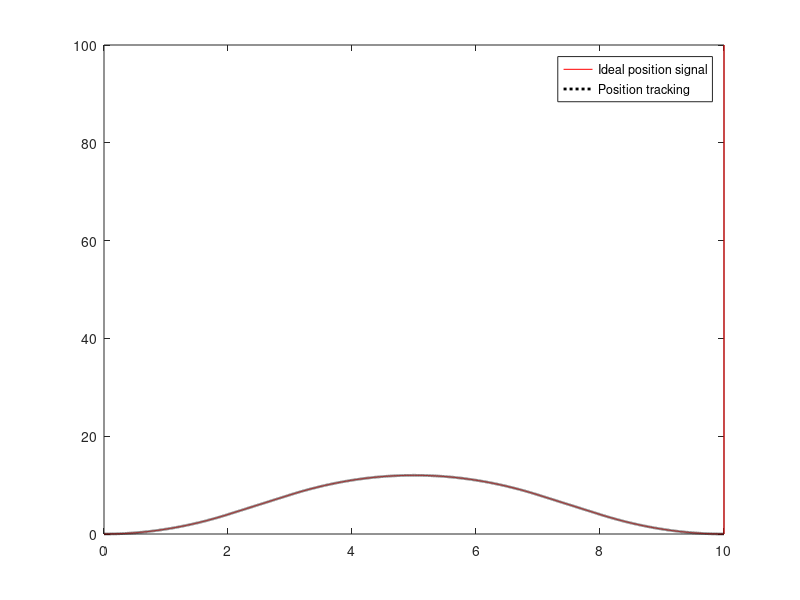
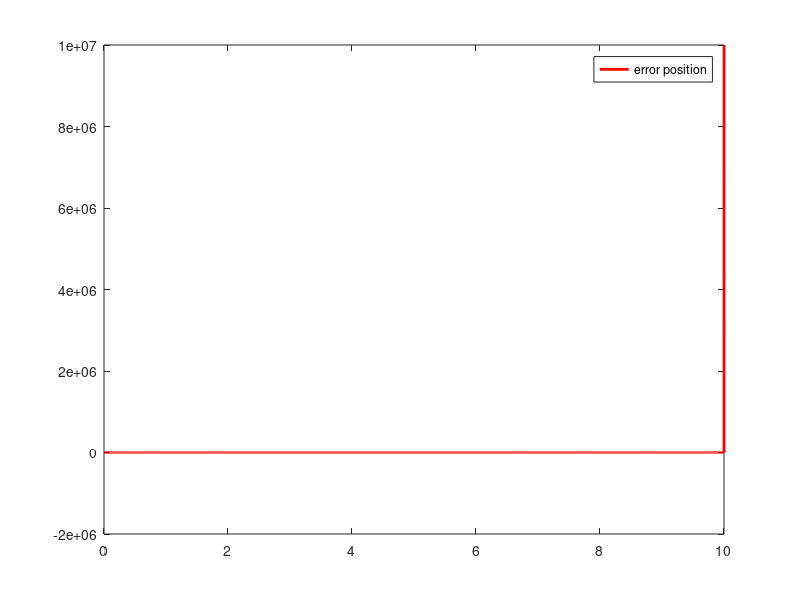
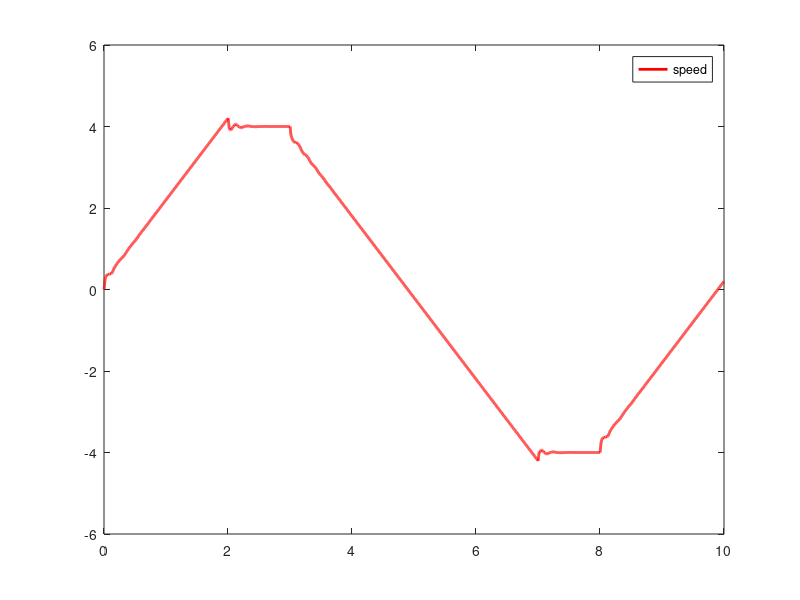
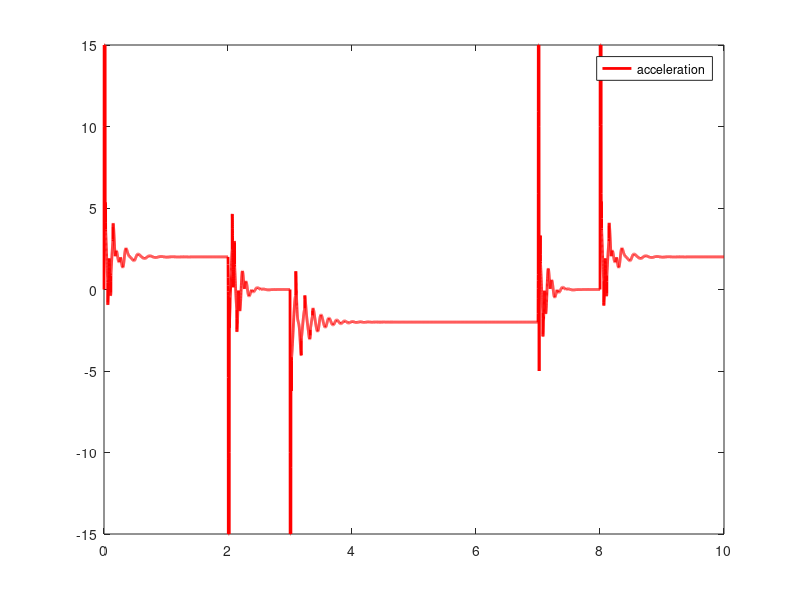

Source code (MATLAB) for these figures, in order:
% matlab中文只能识别gbk编码的，故这个文件为gbk编码
% 关闭其他窗口,
clear all;
close all;

% 时钟周期取为为0.5ms, 此处单位为秒,故为0.0005s
period_time=0.0005;

% 被控系统仿真,简单处理为一个速度惯性环节和一个速度积分环节
% 被控对象取成 Y = 1 / ((T * s + 1) * s), 下面T取0.1
servo_sys=tf(1, [0.1,1,0]);
% 受控对象Z变换
dservo_sys=c2d(servo_sys,period_time,'z');
[servo_num,servo_den]=tfdata(dservo_sys,'v');

% 前馈滤波常数,为一阶互补滤波[y(n) = a * x + b * y(n - 1), b = 1 - a]
feedfoword_fliter_a = 475 / 1024;feedfoword_fliter_b = 549 / 1024;

% u为输出速度,u_1为计算过程中的u(k),u_2为计算过程中的u(k-1),u_3为计算过程中的u(k-2)
u_1=0.0;u_2=0.0;u_3=0.0;

% y为输出位置,yd为目标位置,下标1,2,3为过程中计算量
yd_1=0;yd_2=0;yd_3=0;
y_1=0;y_2=0;y_3=0;

% v为前馈速度,下标意义同上
v_1=0;v_2=0;v_3=0;

% kp,kvff,kaff初值,kp单位Hz,kvff无量纲,kaff单位s
kp_0=200 * 1000 / 2048;kvff=1;kaff=0;

% 位置限制,单位0.01mm
limit_position = 30;
% 当前误差,单位0.01mm
cur_e = 0;
kp=kp_0;
% 最大加加速度,最大加速度(m/s^2),最大速度(m/s)
limit_Tc = 5;limit_acc = 15;limit_u = 5;
% 接收的最大前馈速度(m/s),接受的最大前馈加速度(m/s^2)
limit_v = 5;limit_facc = 0.1;

% 计算时的输入向量,x(1)为e,单位为(m)
% x(2)为前馈速度,单位为(m/s),x(3)为前馈加速度单位为(m/s^2)
x=[0,0,0]';

% 总仿真时间为 20000 * period_time = 10s
for k=1:1:20000
    time(k)=k*period_time;

    % 目标yd构造，小于2s时，以2m/s^2匀加速运动
    if mod(time(k),10) < 2
        yd(k)=(time(k)) * (time(k));
    % 2~3s时，以4m/s匀速运动
    elseif mod(time(k),10) < 3
        yd(k)= time(k) * 4 - 4;
    % 3~5s时，以2m/s^2匀减速运动
    elseif mod(time(k),10) < 5
        yd(k)=12 - (5 - time(k)) * (5 - time(k));
    % 5~7s时，以2m/s^2方向匀加速运动
    elseif mod(time(k),10) < 7
        yd(k)= 12 - (time(k) - 5) * (time(k) - 5);
    % 7~8s时，以4m/s匀速运动
    elseif mod(time(k),10) < 8
        yd(k)= 8 - (time(k) - 7) * 4;
    % 8~10s时，以2m/s匀减速运动到速度为0
    else
        yd(k)= (10 - time(k)) * (10 - time(k));
    end

    % kaff自适应调整，暂时只是分离了加速和减速情况
    if v_1 > 0
        if x(3) > 0
            kaff = 2.1;
        else
            kaff = 1.7;
        end
    else
        if x(3) > 0
            kaff = 2.1;
        else
            kaff = 1.7;
        end
    end

    % kp自适应调整,sech函数调节最好,硬件限制下换成多项式调节
    if cur_e > 0
        if cur_e > limit_position
            kp = 1.55 * kp_0;
        else
        	% kp = (0.05 + 1.5 * (1 - sech(cur_e))) * kp_0;
            kp = (1.5 * cur_e / limit_position + 0.05) * kp_0;
        end
    else
        if cur_e < -limit_position
            kp = 1.55 * kp_0;
        else
        	% kp = (0.05 + 1.5 * (1 - sech(-cur_e ))) * kp_0;
            kp = (1.5 * (-cur_e) / limit_position + 0.05) * kp_0;
        end
    end

    % 速度计算，速度滤波避免反复出现加速度过大的剧烈变化
    u_1=kp*x(1)+kvff*x(2)+kaff*x(3);
    u_1= u_1 * 924 / 1024 + u_2 * 50 / 1024 + u_3 * 50 / 1024;
    u(k)=u_1;

    % 速度限制
    if u(k)>=limit_u
        u(k)=limit_u;
    end
    if u(k)<=-limit_u;
        u(k)=-limit_u;
    end

    % 加加速度限制
    acc(k) = (u(k) - u_2) / period_time;
    if k > 1
        if acc(k) -  acc(k - 1) > limit_Tc
            acc(k) =  acc(k - 1) + limit_Tc;
        end

        if acc(k) -  acc(k - 1) < -limit_Tc
            acc(k) =  acc(k - 1) - limit_Tc;
        end
    else
        if acc(k) > limit_Tc
            acc(k) = limit_Tc;
        end

        if acc(k) < -limit_Tc
            acc(k) = - limit_Tc;
        end
    end

    % 加速度限制
    if acc(k)>=limit_acc
        acc(k)=limit_acc;
    end
    if acc(k)<=-limit_acc
        acc(k)=-limit_acc;
    end

    u(k) = u_2 + period_time * acc(k);
    u_1 = u(k);

    % 由速度输出转为位置
    y(k)=-servo_den(2)*y_1-servo_den(3)*y_2+servo_num(2)*u_1+servo_num(3)*u_2;
    error(k)=yd(k)-y(k);

    yd_3=yd_2;yd_2=yd_1;yd_1=yd(k);
    y_3=y_2;y_2=y_1;y_1=y(k);
    u_3=u_2;u_2=u_1;
    v_1 = (yd_1-yd_2) / period_time;

    % 前馈速度限制
    if v_1 > limit_v
        v_1=limit_v;
    end

    if v_1 < -limit_v
        v_1=-limit_v;
    end

    % 前馈速度滤波
    v_1 = feedfoword_fliter_b * v_2 + feedfoword_fliter_a * v_1;

    x(1)=error(k);
    x(2)= v_1;
    x(3)=(v_1 - v_2)/ period_time;
    % 前馈加速度限制
    if x(3) > limit_facc
        x(3) = limit_facc;
    end
    if x(3) < -limit_facc
        x(3) = -limit_facc;
    end
    v_2 = v_1;

    % 转换e单位到0.01mm，方便查看
    error_100(k) = error(k) * 100 * 1000;
    cur_e = error_100(k);
end

% 目标yd和实际y图,x轴为时间单位s,y单位为m
figure(1);
plot(time,yd,'r',time,y,'k:','linewidth',2);
legend('Ideal position signal','Position tracking');

% 位置误差e图,横轴为时间单位,纵轴单位为0.01mm
figure(2);
plot(time,error_100,'r','linewidth',2);
legend('error position');

% 输出速度图,单位为m/s
figure(3);
plot(time,u,'r','linewidth',2);
legend('speed');

% 输出加速度图,单位为m/s^2
figure(4);
plot(time,acc,'r','linewidth',2);
legend('acceleration');
